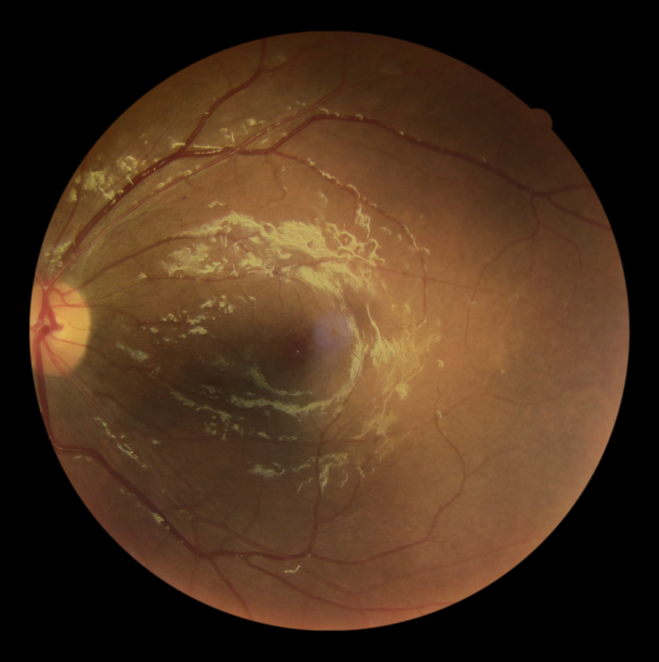
#> input picture dataset/test/0/347_l2.jpg, 1976 x 1984 px (shown at 1/3 size); its folder holds only this picture in this run
$ python test.py   (older library calls are emulated)
#> lines starting #> are read from the running program, lines starting #| are printed output that depends on the picture
#> (reads backend/artifacts/quality_model.pkl from the repository)
#> (reads backend/artifacts/scaler.pkl from the repository)
### backend/feature_extraction.py
import cv2
import numpy as np
from skimage.feature import graycomatrix, graycoprops
from skimage.filters import sobel

def extract_features(image_path):
#> called with image_path = 'dataset/test/0/347_l2.jpg'
    img = cv2.imread(image_path)
#> img is the input picture: shape (1984, 1976, 3); mean B, G, R 29.4, 49.4, 74
    if img is None:
        raise ValueError("Invalid image")

    img = cv2.resize(img, (512, 512))
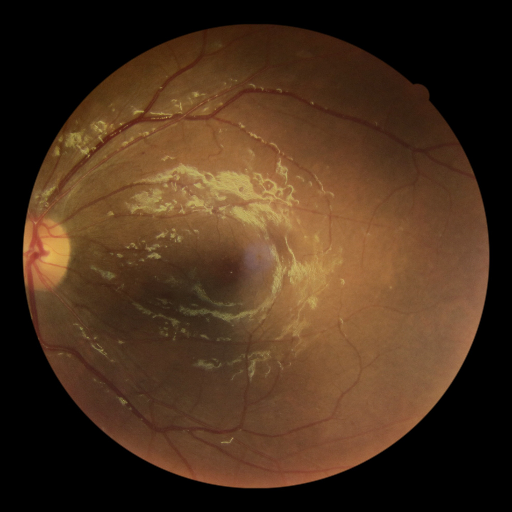
#> img: shape (512, 512, 3); mean B, G, R 29.3, 49.4, 73.9
    gray = cv2.cvtColor(img, cv2.COLOR_BGR2GRAY)
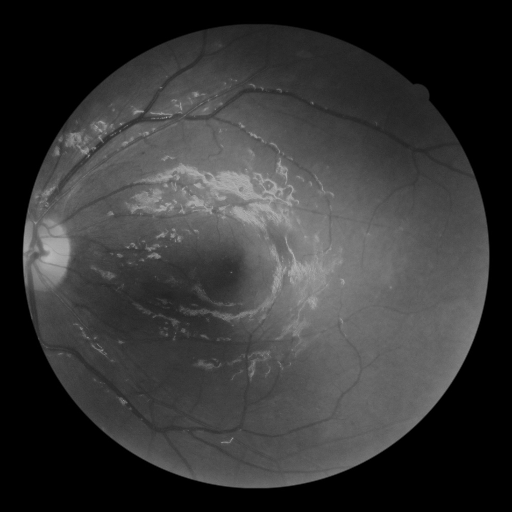
#> gray: shape (512, 512); min 0, max 183, mean 54.4

    features = []

    # Statistical features
    features.extend([
        np.mean(gray),
        np.std(gray),
        np.var(gray)
    ])

    # GLCM texture features
    glcm = graycomatrix(
        gray,
        distances=[1],
        angles=[0],
        levels=256,
        symmetric=True,
        normed=True
    )

    features.extend([
        graycoprops(glcm, 'contrast')[0, 0],
        graycoprops(glcm, 'energy')[0, 0],
        graycoprops(glcm, 'homogeneity')[0, 0],
        graycoprops(glcm, 'correlation')[0, 0]
    ])

    # Blur / edge feature
    features.append(np.mean(sobel(gray)))

    return np.array(features).reshape(1, -1)

### backend/test.py
import os
import numpy as np
from feature_extraction import extract_features
from sklearn.metrics import accuracy_score, classification_report, confusion_matrix
import joblib

BASE_DIR = os.path.dirname(os.path.abspath(__file__))
DATASET_DIR = os.path.abspath(os.path.join(BASE_DIR, "..", "dataset"))
ARTIFACTS_DIR = os.path.abspath(os.path.join(BASE_DIR, "..", "artifacts"))

model = joblib.load(os.path.join(ARTIFACTS_DIR, "quality_model.pkl"))
scaler = joblib.load(os.path.join(ARTIFACTS_DIR, "scaler.pkl"))

X_test, y_test = [], []

for cls in ["0", "1"]:
    folder = os.path.join(DATASET_DIR, "test", cls)
    label = int(cls)

    for img in os.listdir(folder):
        try:
            feat = extract_features(os.path.join(folder, img))
            X_test.append(feat.flatten())
            y_test.append(label)
        except:
            pass
#> pass 2 of the loop `for cls in ["0", "1"]:`:
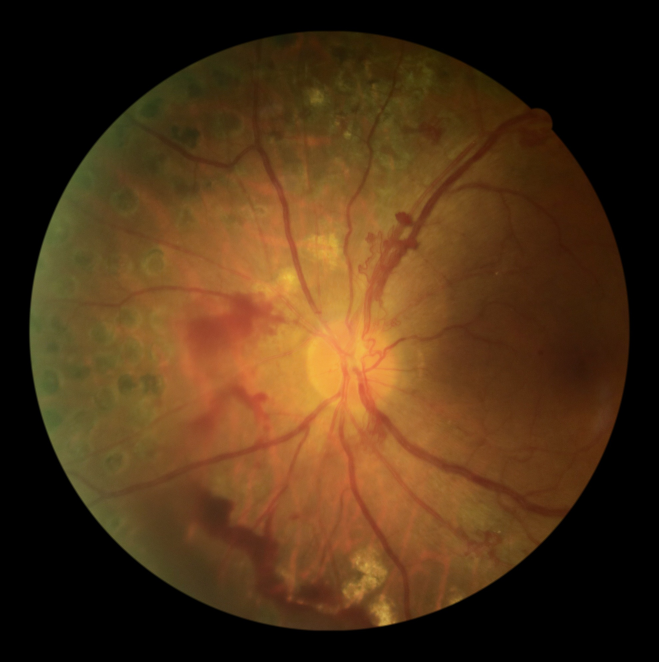
#> input picture dataset/test/1/354_l1.jpg, 1976 x 1984 px (shown at 1/3 size)
#> in extract_features, img is the input picture: shape (1984, 1976, 3); mean B, G, R 22.5, 49.9, 77.3
#> in extract_features (call 2), `img = cv2.resize(img, (512, 512))`:
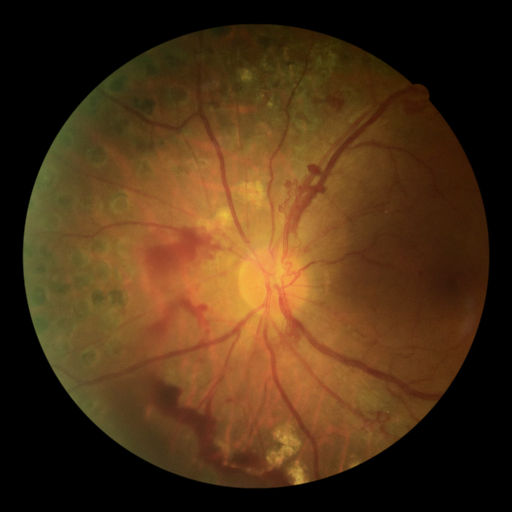
#> img: shape (512, 512, 3); mean B, G, R 22.4, 49.8, 77.2
#> in extract_features (call 2), `gray = cv2.cvtColor(img, cv2.COLOR_BGR2GRAY)`:
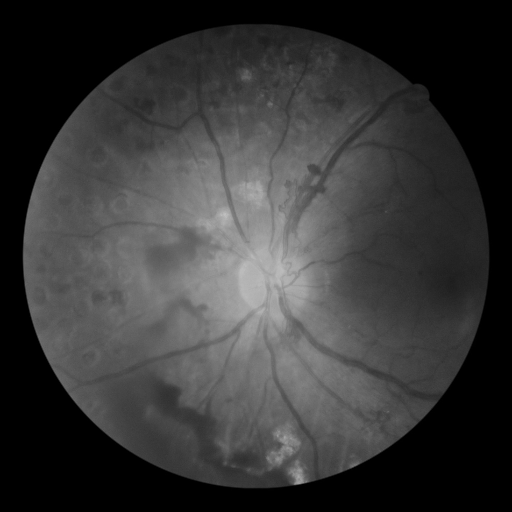
#> gray: shape (512, 512); min 0, max 191, mean 54.9

X_test = scaler.transform(np.array(X_test))
y_test = np.array(y_test)

#> (the run stopped early here; a loop or call above may not have finished)
